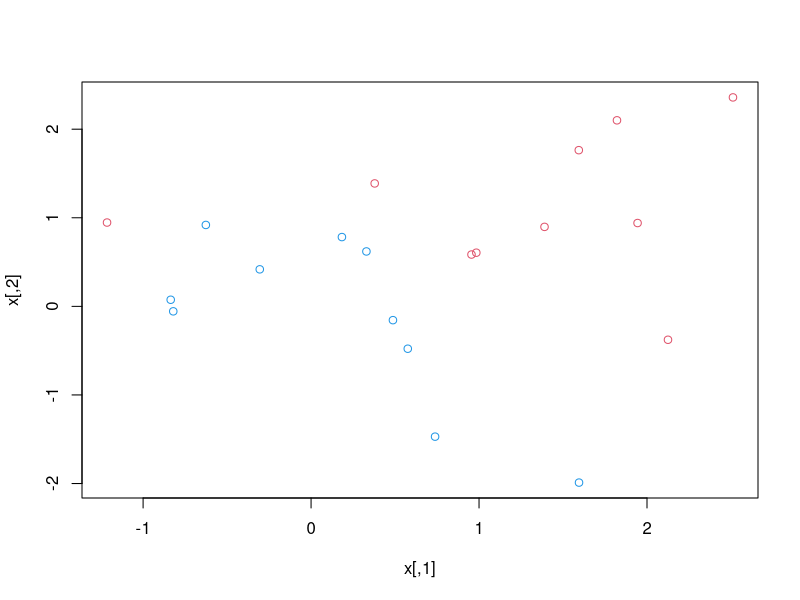
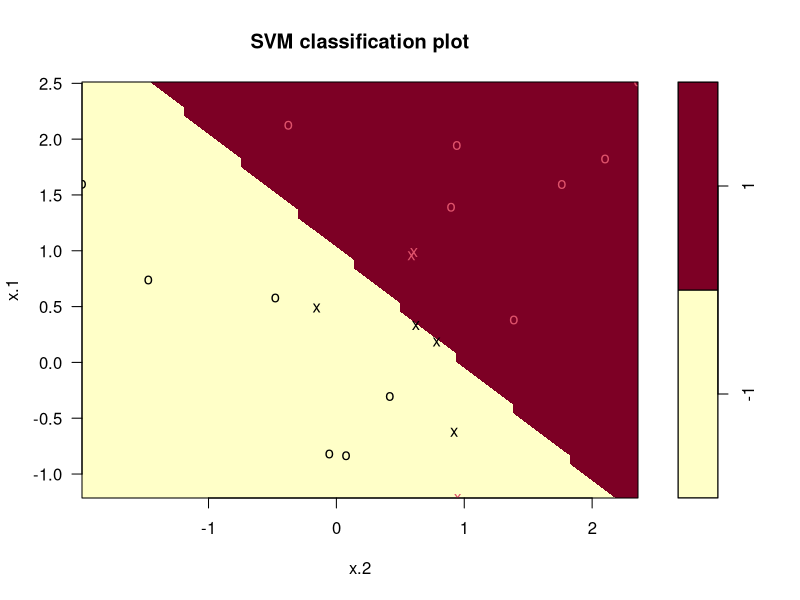
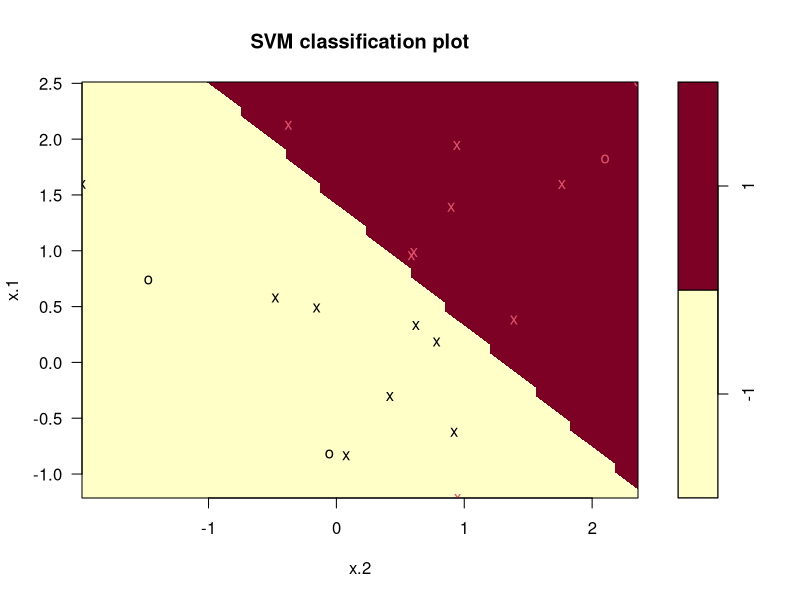
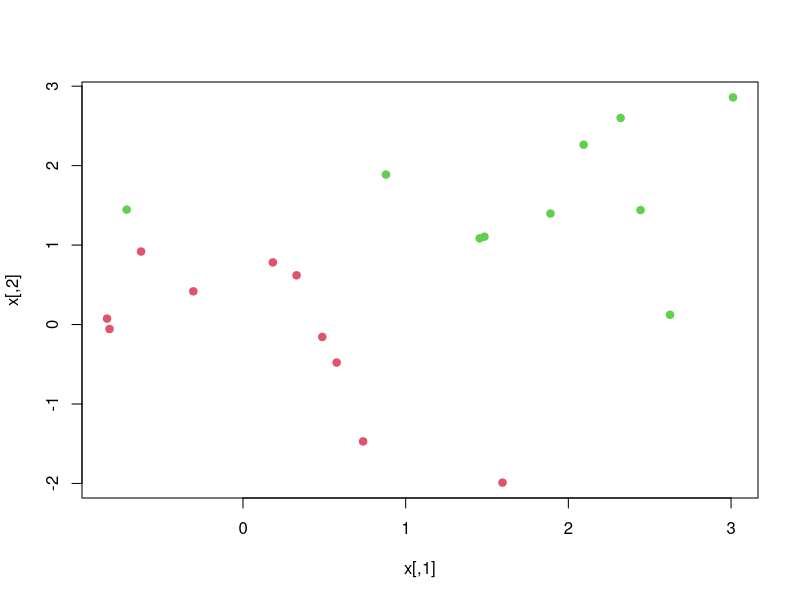
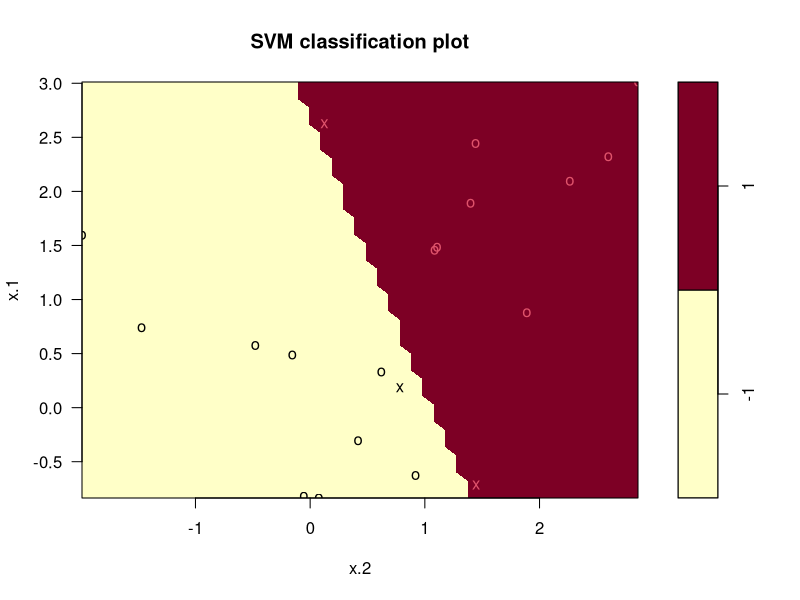
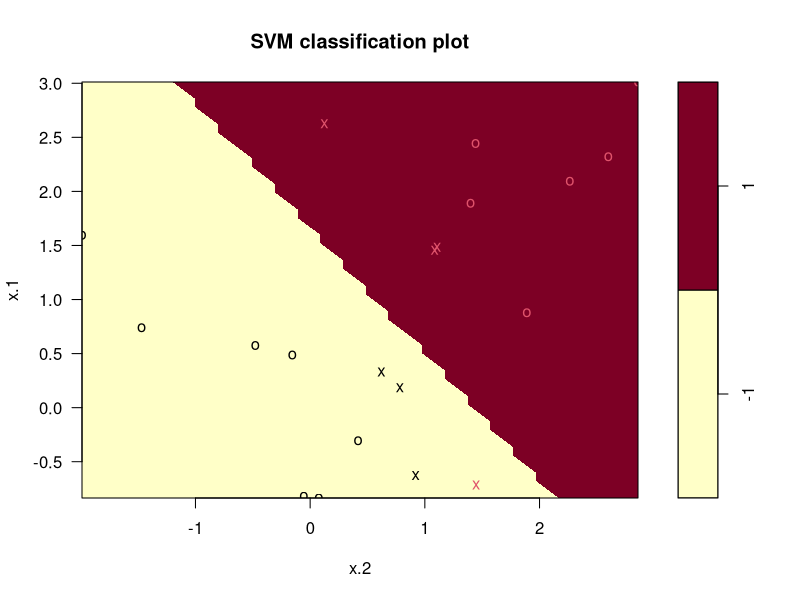

Write R code to recreate these figures, in order.
## ---- chunk 1
library(e1071)
set.seed(1)
x <- matrix(rnorm(20 * 2), ncol = 2)
y <- c(rep(-1, 10), rep(1, 10))
x[y == 1, ] <- x[y == 1, ] + 1
## ---- chunk 2
plot(x, col = (3 - y))
## ---- chunk 3
dat <- data.frame(x = x, y = as.factor(y))
svmfit <- svm(y ~ ., data = dat, kernel = 'linear', cost = 10, scale = FALSE)
plot(svmfit, dat)
## ---- chunk 4
svmfit$index
summary(svmfit)
## ---- chunk 5
svmfit <- svm(y ~ ., data = dat, kernel = 'linear', cost = 0.1, scale = FALSE)
plot(svmfit, dat)
svmfit$index
## ---- chunk 6
set.seed(1)
tune.out <- tune(svm, y ~., data = dat, kernel = 'linear', ranges = list(cost = c(0.001, 0.01, 0.1, 1, 5, 10, 100)))
summary(tune.out)
## ---- chunk 7
best.model <- tune.out$best.model
summary(best.model)
## ---- chunk 8
xtest <- matrix(rnorm(20 * 2), ncol = 2)
ytest <- sample(c(1, -1), 20, replace = TRUE)
xtest[ytest == 1, ] = xtest[ytest == 1, ] + 1
testdat <- data.frame(x = xtest, y = as.factor(ytest))
## ---- chunk 9
ypred <- predict(best.model, testdat)
table(predict = ypred, truth = testdat$y)
## ---- chunk 10
svmfit <- svm(y ~ ., data = dat, kernel = 'linear', cost = 0.01, scale = FALSE)
ypred <- predict(svmfit, testdat)
table(predict = ypred, truth = testdat$y)
## ---- chunk 11
x[y == 1, ] = x[y == 1, ] + 0.5
plot(x, col = (y + 5) / 2, pch = 19)
## ---- chunk 12
dat <- data.frame(x = x, y = as.factor(y))
svmfit <- svm(y ~ ., data = dat, kernel = 'linear', scale = FALSE, cost = 1e5)
summary(svmfit)
plot(svmfit, data = dat)
## ---- chunk 13
svmfit <- svm(y ~ ., data = dat, kernel = 'linear', scale = FALSE, cost = 1)
summary(svmfit)
plot(svmfit, data = dat)
